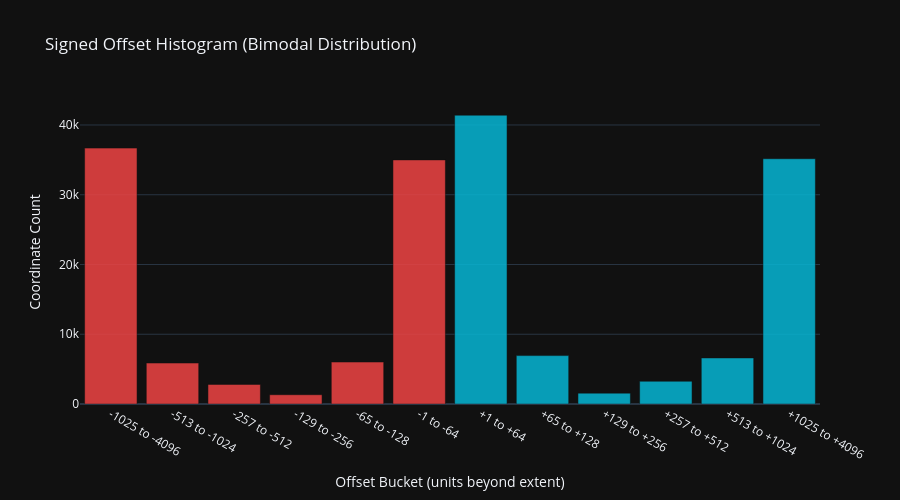

The code cell stored with this chart in its notebook:
### Markdown cell above
## 1. Signed Offset Histogram

Visualizes the bimodal distribution of offsets. The two main peaks at `±1 to ±64` (geometry clipping buffers) and `±1025 to ±4096` (label duplication centroids) are clearly visible.

### Code cell
hist_data = data['histogram']
# Sort buckets logically (negatives to positives)
def bucket_sort_key(item):
    k = item[0]
    if k == '0 (in-range)': return 0
    import re
    match = re.match(r'([+-])(\d+|>?\d+)', k)
    if not match: return 0
    sign = -1 if match.group(1) == '-' else 1
    val = 99999 if match.group(2).startswith('>') else int(match.group(2))
    return sign * val

sorted_hist = sorted(hist_data.items(), key=bucket_sort_key)
buckets = [item[0] for item in sorted_hist]
counts = [item[1] for item in sorted_hist]
colors = ['#ef4444' if b.startswith('-') else '#06b6d4' for b in buckets]

fig_hist = go.Figure(data=[go.Bar(
    x=buckets,
    y=counts,
    marker_color=colors,
    opacity=0.85,
    hovertemplate='<b>%{x}</b><br>Count: %{y:,}<extra></extra>'
)])

fig_hist.update_layout(
    title="Signed Offset Histogram (Bimodal Distribution)",
    template=plotly_template,
    xaxis_title="Offset Bucket (units beyond extent)",
    yaxis_title="Coordinate Count",
    height=500,
    bargap=0.15
)
fig_hist.show()

### Figure 1 — Plotly figure (JSON) as saved in the notebook; plotly's stock layout.template omitted (floating-point values rounded to 4 significant figures)
{"data": [{"hovertemplate": "<b>%{x}</b><br>Count: %{y:,}<extra></extra>", "marker": {"color": ["#ef4444", "#ef4444", "#ef4444", "#ef4444", "#ef4444", "#ef4444", "#06b6d4", "#06b6d4", "#06b6d4", "#06b6d4", "#06b6d4", "#06b6d4"]}, "opacity": 0.85, "type": "bar", "x": ["-1025 to -4096", "-513 to -1024", "-257 to -512", "-129 to -256", "-65 to -128", "-1 to -64", "+1 to +64", "+65 to +128", "+129 to +256", "+257 to +512", "+513 to +1024", "+1025 to +4096"], "y": [36685, 5871, 2808, 1330, 6013, 34995, 41404, 6939, 1557, 3259, 6602, 35163]}], "layout": {"bargap": 0.15, "height": 500, "title": {"text": "Signed Offset Histogram (Bimodal Distribution)"}, "xaxis": {"title": {"text": "Offset Bucket (units beyond extent)"}}, "yaxis": {"title": {"text": "Coordinate Count"}}}}
